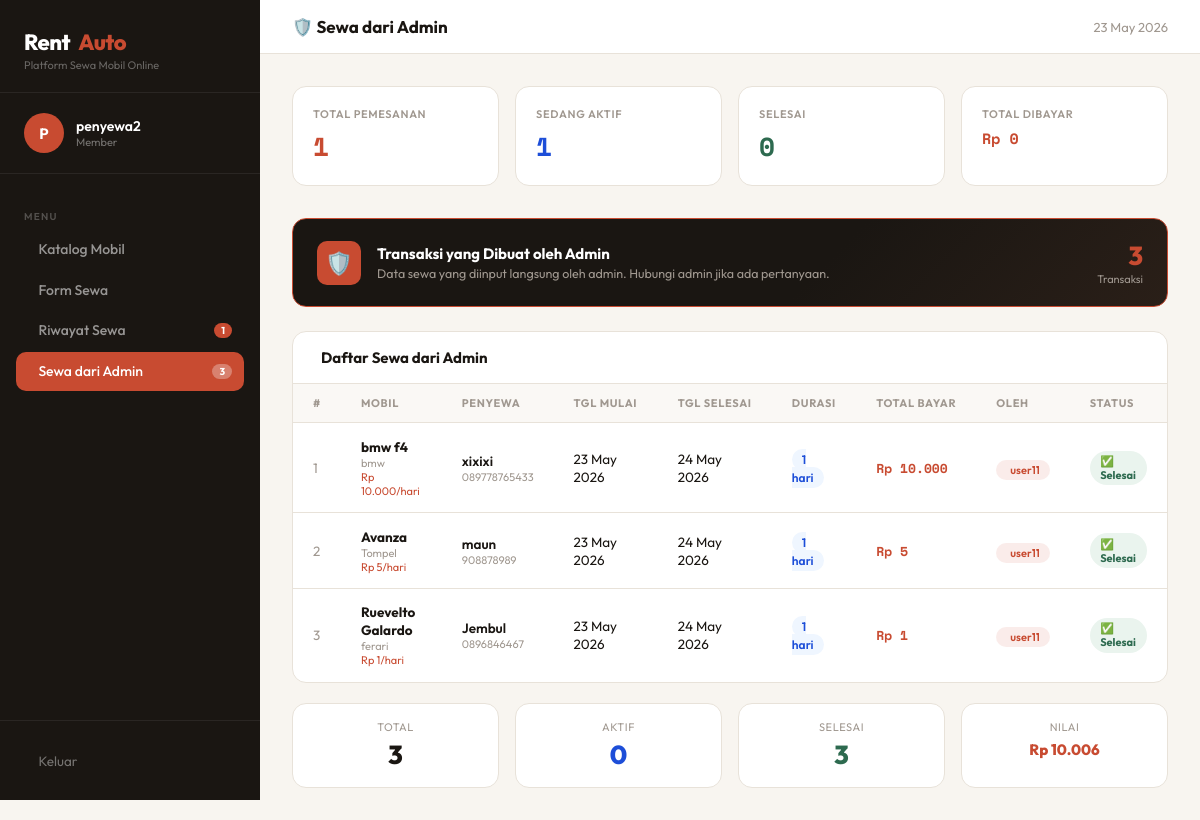
Screenshot of /dasboard.php?tab=sewa_admin (signed in) with the database file from the repository.
### tables this page shows
CREATE TABLE `sewa` (
  `id_sewa` int(11) NOT NULL,
  `id_user` int(11) DEFAULT NULL,
  `id_mobil` int(11) DEFAULT NULL,
  `id_penyewa` int(11) DEFAULT NULL,
  `tgl_mulai` date DEFAULT NULL,
  `tgl_selesai` date DEFAULT NULL,
  `total_hari` int(11) DEFAULT NULL,
  `total_bayar` decimal(15,2) DEFAULT NULL,
  `status` enum('aktif','selesai','dibatalkan') DEFAULT 'aktif',
  `created_at` timestamp NOT NULL DEFAULT current_timestamp()
);

CREATE TABLE `mobil` (
  `id_mobil` int(11) NOT NULL,
  `nama_mobil` varchar(100) DEFAULT NULL,
  `merek` varchar(100) DEFAULT NULL,
  `tahun` year(4) DEFAULT NULL,
  `harga_per_hari` decimal(15,2) DEFAULT NULL,
  `stok` int(11) DEFAULT 1,
  `status` enum('tersedia','habis') DEFAULT 'tersedia'
);

CREATE TABLE `penyewa` (
  `id_penyewa` int(11) NOT NULL,
  `nama_penyewa` varchar(100) DEFAULT NULL,
  `no_hp` varchar(20) DEFAULT NULL,
  `alamat` text DEFAULT NULL,
  `nik` varchar(20) DEFAULT NULL,
  `created_at` timestamp NOT NULL DEFAULT current_timestamp()
);

CREATE TABLE `user` (
  `id_user` int(11) NOT NULL,
  `nama` varchar(100) DEFAULT NULL,
  `username` varchar(50) DEFAULT NULL,
  `password` varchar(100) DEFAULT NULL,
  `role` enum('admin','penyewa') DEFAULT NULL
);

### dasboard.php (the view, shortened to what this page needs)
<?php
$conn = mysqli_connect("localhost", "root", "zwei1", "rental_mobil");
$id_user = $_SESSION['id_user'];
mysqli_query($conn, "CREATE TABLE IF NOT EXISTS mobil (
    id_mobil INT AUTO_INCREMENT PRIMARY KEY, nama_mobil VARCHAR(100), merek VARCHAR(100),
    tahun INT, harga_per_hari DECIMAL(15,2), stok INT DEFAULT 1,
    status ENUM('tersedia','habis') DEFAULT 'tersedia')");
mysqli_query($conn, "CREATE TABLE IF NOT EXISTS penyewa (
    id_penyewa INT AUTO_INCREMENT PRIMARY KEY, nama_penyewa VARCHAR(100),
    no_hp VARCHAR(20), alamat TEXT, nik VARCHAR(20),
    created_at TIMESTAMP DEFAULT CURRENT_TIMESTAMP)");
mysqli_query($conn, "CREATE TABLE IF NOT EXISTS sewa (
    id_sewa INT AUTO_INCREMENT PRIMARY KEY, id_user INT, id_mobil INT, id_penyewa INT,
    tgl_mulai DATE, tgl_selesai DATE, total_hari INT, total_bayar DECIMAL(15,2),
    status ENUM('aktif','selesai','dibatalkan') DEFAULT 'aktif',
    created_at TIMESTAMP DEFAULT CURRENT_TIMESTAMP)");
mysqli_query($conn, "DROP PROCEDURE IF EXISTS proc_tambah_sewa");
mysqli_query($conn, "CREATE PROCEDURE proc_tambah_sewa(
    IN p_id_user INT, IN p_id_mobil INT, IN p_id_penyewa INT, IN p_tgl_mulai DATE, IN p_tgl_selesai DATE)
BEGIN
    DECLARE v_harga DECIMAL(15,2); DECLARE v_stok INT;
    DECLARE v_hari INT; DECLARE v_total DECIMAL(15,2);
    SELECT harga_per_hari, stok INTO v_harga, v_stok FROM mobil WHERE id_mobil = p_id_mobil;
    SET v_hari = DATEDIFF(p_tgl_selesai, p_tgl_mulai);
    SET v_total = v_harga * v_hari;
    IF v_stok > 0 THEN
        INSERT INTO sewa (id_user, id_mobil, id_penyewa, tgl_mulai, tgl_selesai, total_hari, total_bayar)
        VALUES (p_id_user, p_id_mobil, p_id_penyewa, p_tgl_mulai, p_tgl_selesai, v_hari, v_total);
        UPDATE mobil SET stok = stok - 1 WHERE id_mobil = p_id_mobil;
        UPDATE mobil SET status = IF(stok <= 0, 'habis', 'tersedia') WHERE id_mobil = p_id_mobil;
    END IF;
END");
$tab = isset($_GET['tab']) ? $_GET['tab'] : 'catalog';
$stat_total   = mysqli_fetch_assoc(mysqli_query($conn, "SELECT COUNT(*) c FROM sewa WHERE id_user=$id_user"))['c'];
$stat_aktif   = mysqli_fetch_assoc(mysqli_query($conn, "SELECT COUNT(*) c FROM sewa WHERE id_user=$id_user AND status='aktif'"))['c'];
$stat_selesai = mysqli_fetch_assoc(mysqli_query($conn, "SELECT COUNT(*) c FROM sewa WHERE id_user=$id_user AND status='selesai'"))['c'];
$stat_bayar   = mysqli_fetch_assoc(mysqli_query($conn, "SELECT SUM(total_bayar) t FROM sewa WHERE id_user=$id_user AND status='selesai'"))['t'] ?? 0;
$sewa_dari_admin = mysqli_query($conn, "
    SELECT s.*, m.nama_mobil, m.merek, m.harga_per_hari, p.nama_penyewa, p.no_hp,
           u.username AS dibuat_oleh
    FROM sewa s JOIN mobil m ON s.id_mobil=m.id_mobil JOIN penyewa p ON s.id_penyewa=p.id_penyewa
    LEFT JOIN user u ON s.id_user=u.id_user
    WHERE u.role='admin' ORDER BY s.created_at DESC");
$jumlah_sewa_admin = mysqli_num_rows($sewa_dari_admin);
?>
<!DOCTYPE html>
<html lang="id">
<head>
  <link rel="stylesheet" href="https://cdn.jsdelivr.net/npm/@tabler/icons-webfont@latest/tabler-icons.min.css">
</head>
<body>
<aside class="sidebar">
  <div class="sidebar-brand">
    <div class="brand-logo">Rent<span class="brand-dot">Auto</span></div>
    <div class="brand-tagline">Platform Sewa Mobil Online</div>
  </div>
  <div class="sidebar-user">
    <div class="user-av"><?= strtoupper(substr($_SESSION['username'],0,1)) ?></div>
    <div>
      <div class="user-nm"><?= htmlspecialchars($_SESSION['username']) ?></div>
      <div class="user-rl">Member</div>
    </div>
  </div>
  <nav class="sidebar-nav">
    <div class="nav-label">Menu</div>
    <a href="?tab=catalog" class="nav-item <?= $tab=='catalog'?'active':'' ?>">
      <i class="ti ti-car"></i> Katalog Mobil
    </a>
    <a href="?tab=sewa" class="nav-item <?= $tab=='sewa'?'active':'' ?>">
      <i class="ti ti-file-plus"></i> Form Sewa
    </a>
    <a href="?tab=riwayat" class="nav-item <?= $tab=='riwayat'?'active':'' ?>">
      <i class="ti ti-clock-history"></i> Riwayat Sewa
      <?php if($stat_aktif>0): ?><span class="nav-badge"><?=$stat_aktif?></span><?php endif;?>
    </a>
    <a href="?tab=sewa_admin" class="nav-item <?= $tab=='sewa_admin'?'active':'' ?>">
      <i class="ti ti-shield-check"></i> Sewa dari Admin
      <?php if($jumlah_sewa_admin>0): ?><span class="nav-badge"><?=$jumlah_sewa_admin?></span><?php endif;?>
    </a>
  </nav>
  <div class="sidebar-footer">
    <a href="?logout=1" class="logout-link"><i class="ti ti-logout"></i> Keluar</a>
  </div>
</aside>
<main class="main">
  <div class="topbar">
    <div class="page-ttl">
      <?php
        if ($tab=='catalog')    echo '🚗 Katalog Mobil';
        elseif ($tab=='sewa')   echo '📋 Form Sewa Mobil';
        elseif ($tab=='riwayat')echo '🕐 Riwayat Sewa';
        else                    echo '🛡️ Sewa dari Admin';
      ?>
    </div>
    <div style="font-size:13px;color:var(--muted);white-space:nowrap;"><i class="ti ti-calendar"></i> <?= date('d M Y') ?></div>
  </div>
  <div class="content">
    <div class="stats-row">
      <div class="stat-box red">
        <div class="stat-box-label">Total Pemesanan</div>
        <div class="stat-box-val"><?= $stat_total ?></div>
      </div>
      <div class="stat-box blue">
        <div class="stat-box-label">Sedang Aktif</div>
        <div class="stat-box-val"><?= $stat_aktif ?></div>
      </div>
      <div class="stat-box green">
        <div class="stat-box-label">Selesai</div>
        <div class="stat-box-val"><?= $stat_selesai ?></div>
      </div>
      <div class="stat-box">
        <div class="stat-box-label">Total Dibayar</div>
        <div class="stat-box-val" style="font-size:15px;color:var(--accent);">Rp <?= number_format($stat_bayar,0,',','.') ?></div>
      </div>
    </div>
    <div class="tab-content <?= $tab=='sewa_admin'?'active':'' ?>">
      <div style="background:linear-gradient(135deg,#1a1612 60%,#2a1f18);border:1px solid var(--accent);border-radius:var(--radius);padding:1.25rem 1.5rem;margin-bottom:1.5rem;display:flex;align-items:center;gap:1rem;">
        <div style="width:44px;height:44px;background:var(--accent);border-radius:10px;display:flex;align-items:center;justify-content:center;font-size:22px;flex-shrink:0;">🛡️</div>
        <div>
          <div style="font-weight:700;color:#fff;font-size:15px;">Transaksi yang Dibuat oleh Admin</div>
          <div style="font-size:12.5px;color:var(--muted);margin-top:2px;">Data sewa yang diinput langsung oleh admin. Hubungi admin jika ada pertanyaan.</div>
        </div>
        <?php if($jumlah_sewa_admin>0): ?>
        <div style="margin-left:auto;text-align:right;flex-shrink:0;">
          <div style="font-size:26px;font-weight:800;color:var(--accent);"><?=$jumlah_sewa_admin?></div>
          <div style="font-size:11px;color:var(--muted);">Transaksi</div>
        </div>
        <?php endif;?>
      </div>
      <div class="section-card">
        <div class="section-header">
          <div class="section-title"><i class="ti ti-table"></i> Daftar Sewa dari Admin</div>
        </div>
        <div class="table-wrap">
          <table>
            <thead>
              <tr><th>#</th><th>Mobil</th><th>Penyewa</th><th>Tgl Mulai</th><th>Tgl Selesai</th><th>Durasi</th><th>Total Bayar</th><th>Oleh</th><th>Status</th></tr>
            </thead>
            <tbody>
              <?php $no=1;
              if($jumlah_sewa_admin==0): ?>
              <tr><td colspan="9"><div class="empty-state">
                <i class="ti ti-shield-off"></i>
                <p>Belum ada transaksi dari admin.</p>
              </div></td></tr>
              <?php else: mysqli_data_seek($sewa_dari_admin,0); while($sa=mysqli_fetch_assoc($sewa_dari_admin)): ?>
              <tr>
                <td style="color:var(--muted)"><?=$no++?></td>
                <td>
                  <div style="font-weight:700"><?=htmlspecialchars($sa['nama_mobil'])?></div>
                  <div style="font-size:11px;color:var(--muted)"><?=htmlspecialchars($sa['merek'])?></div>
                  <div style="font-size:11px;color:var(--accent)">Rp <?=number_format($sa['harga_per_hari'],0,',','.')?>/hari</div>
                </td>
                <td>
                  <div style="font-weight:600"><?=htmlspecialchars($sa['nama_penyewa'])?></div>
                  <div style="font-size:11px;color:var(--muted)"><?=htmlspecialchars($sa['no_hp'])?></div>
                </td>
                <td><?=date('d M Y',strtotime($sa['tgl_mulai']))?></td>
                <td><?=date('d M Y',strtotime($sa['tgl_selesai']))?></td>
                <td><span style="background:var(--blue-bg);color:var(--blue);padding:3px 10px;border-radius:20px;font-size:12px;font-weight:600;"><?=$sa['total_hari']?> hari</span></td>
                <td class="money" style="font-weight:700;color:var(--accent);">Rp <?=number_format($sa['total_bayar'],0,',','.')?></td>
                <td><span style="display:inline-flex;align-items:center;gap:4px;background:rgba(200,75,49,0.1);color:var(--accent);padding:3px 10px;border-radius:20px;font-size:11px;font-weight:600;"><i class="ti ti-shield-check" style="font-size:12px;"></i><?=htmlspecialchars($sa['dibuat_oleh']??'Admin')?></span></td>
                <td>
                  <?php if($sa['status']=='aktif'): ?><span class="badge badge-blue">🔵 Aktif</span>
                  <?php elseif($sa['status']=='selesai'): ?><span class="badge badge-green">✅ Selesai</span>
                  <?php else: ?><span class="badge badge-red">❌ Dibatalkan</span><?php endif;?>
                </td>
              </tr>
              <?php endwhile; endif;?>
            </tbody>
          </table>
        </div>
      </div>
      <?php if($jumlah_sewa_admin>0):
        mysqli_data_seek($sewa_dari_admin,0);
        $tb=0; $ab=0; $sb=0;
        while($tmp=mysqli_fetch_assoc($sewa_dari_admin)){$tb+=$tmp['total_bayar'];if($tmp['status']=='aktif')$ab++;if($tmp['status']=='selesai')$sb++;}
      ?>
      <div style="display:grid;grid-template-columns:repeat(auto-fit,minmax(155px,1fr));gap:1rem;margin-top:1.25rem;">
        <div style="background:var(--card);border:1px solid var(--border);border-radius:var(--radius);padding:1rem;text-align:center;">
          <div style="font-size:11px;color:var(--muted);text-transform:uppercase;letter-spacing:.05em;">Total</div>
          <div style="font-size:26px;font-weight:800;color:var(--dark);margin-top:4px;"><?=$jumlah_sewa_admin?></div>
        </div>
        <div style="background:var(--card);border:1px solid var(--border);border-radius:var(--radius);padding:1rem;text-align:center;">
          <div style="font-size:11px;color:var(--muted);text-transform:uppercase;letter-spacing:.05em;">Aktif</div>
          <div style="font-size:26px;font-weight:800;color:var(--blue);margin-top:4px;"><?=$ab?></div>
        </div>
        <div style="background:var(--card);border:1px solid var(--border);border-radius:var(--radius);padding:1rem;text-align:center;">
          <div style="font-size:11px;color:var(--muted);text-transform:uppercase;letter-spacing:.05em;">Selesai</div>
          <div style="font-size:26px;font-weight:800;color:var(--green);margin-top:4px;"><?=$sb?></div>
        </div>
        <div style="background:var(--card);border:1px solid var(--border);border-radius:var(--radius);padding:1rem;text-align:center;">
          <div style="font-size:11px;color:var(--muted);text-transform:uppercase;letter-spacing:.05em;">Nilai</div>
          <div style="font-size:15px;font-weight:800;color:var(--accent);margin-top:6px;">Rp <?=number_format($tb,0,',','.')?></div>
        </div>
      </div>
      <?php endif;?>
    </div>
  </div>
</main>
</body>
</html>

### rows the page displays
sewa: id_mobil.nama_mobil "bmw f4", id_mobil.merek "bmw", id_mobil.harga_per_hari "10.000", id_penyewa.nama_penyewa "xixixi", id_penyewa.no_hp "089778765433", tgl_mulai "23 May 2026", tgl_selesai "24 May 2026", total_hari "1", total_bayar "10.000", id_user.username "user11", status "✅ Selesai"
sewa: id_mobil.nama_mobil "Avanza", id_mobil.merek "Tompel", id_mobil.harga_per_hari "5", id_penyewa.nama_penyewa "maun", id_penyewa.no_hp "908878989", tgl_mulai "23 May 2026", tgl_selesai "24 May 2026", total_hari "1", total_bayar "5", id_user.username "user11", status "✅ Selesai"
sewa: id_mobil.nama_mobil "Ruevelto Galardo", id_mobil.merek "ferari", id_mobil.harga_per_hari "1", id_penyewa.nama_penyewa "Jembul", id_penyewa.no_hp "0896846467", tgl_mulai "23 May 2026", tgl_selesai "24 May 2026", total_hari "1", total_bayar "1", id_user.username "user11", status "✅ Selesai"

### other values shown
substr($_SESSION['username'],0,1) "P"
$_SESSION['username'] "penyewa2"
$stat_aktif "1"
$jumlah_sewa_admin "3"
$stat_total "1"
$stat_selesai "0"
$stat_bayar "0"
$ab "0"
$sb "3"
$tb "10.006"
